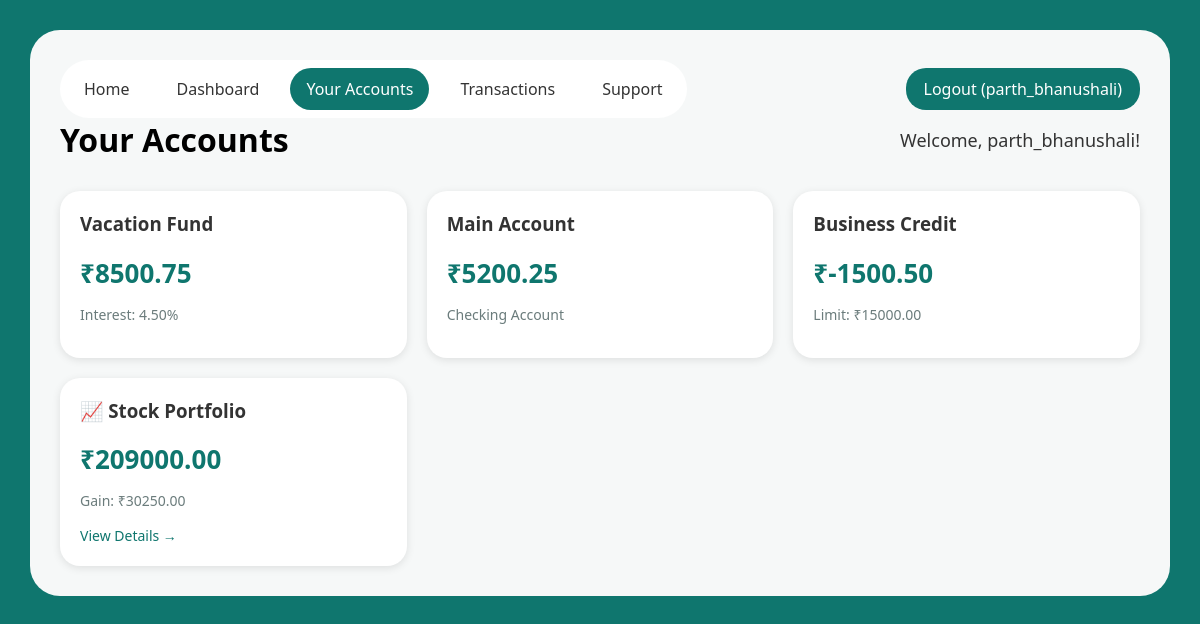
/accounts.html (signed in), run on the app's committed database.
### api/models.py (models this page shows, shortened)
class Account(models.Model):
    ACCOUNT_TYPES = [
        ('savings', 'Savings Account'),
        ('checking', 'Checking Account'),
        ('credit', 'Credit Account'),
    ]
    user = models.ForeignKey(User, on_delete=models.CASCADE, related_name='accounts')
    account_type = models.CharField(max_length=20, choices=ACCOUNT_TYPES)
    account_name = models.CharField(max_length=100)
    balance = models.DecimalField(max_digits=12, decimal_places=2)
    interest_rate = models.DecimalField(max_digits=5, decimal_places=2, null=True, blank=True)
    credit_limit = models.DecimalField(max_digits=12, decimal_places=2, null=True, blank=True)

class StockPortfolio(models.Model):
    user = models.OneToOneField(User, on_delete=models.CASCADE, related_name='stock_portfolio')
    total_investment = models.DecimalField(max_digits=12, decimal_places=2, default=0)
    current_value = models.DecimalField(max_digits=12, decimal_places=2, default=0)
    created_at = models.DateTimeField(auto_now_add=True)
    updated_at = models.DateTimeField(auto_now=True)
    @property
    def total_gain_loss(self):
        return self.current_value - self.total_investment

### api/views.py (the view)
# urls.py: path('accounts.html', api_views.accounts_page, name='accounts_html'),
def accounts_page(request):
    user = get_current_user(request)
    if not user:
        return redirect('index')
    accounts = Account.objects.filter(user=user)
    context = {
        'user': user,
        'accounts': accounts,
    }
    return render(request, 'api/accounts.html', context)

### api/views.py (called while the page is built)
def get_current_user(request):
    if request.user.is_authenticated:
        return request.user
    return User.objects.first()

### api/templates/api/accounts.html (shortened to what this page needs)
{% load static %}
<!DOCTYPE html>
<html lang="en">
<head>
<link rel="stylesheet" href="{% static 'css/styles.css' %}">
</head>
<body>
<div class="dashboard">
  <div class="navbar">
    <div class="nav-left">
      <a href="{% url 'index' %}">Home</a>
      <a href="{% url 'dashboard' %}">Dashboard</a>
      <a href="{% url 'accounts_page' %}" class="active">Your Accounts</a>
      <a href="{% url 'transactions_page' %}">Transactions</a>
      <a href="{% url 'support1' %}">Support</a>
    </div>
    <div class="nav-right">
      {% if user %}
        <a href="{% url 'logout_view' %}">Logout ({{ user.username }})</a>
      {% else %}
        <a href="{% url 'auth_page' %}">Login</a>
      {% endif %}
    </div>
  </div>
  <div class="user-info">
    <h1 style="margin: 0;">Your Accounts</h1>
    {% if user %}
      <span class="user-greeting">Welcome, {{ user.first_name|default:user.username }}!</span>
    {% endif %}
  </div>
  <div class="grid">
    {% for account in accounts %}
      <div class="card">
        <h3>{{ account.account_name }}</h3>
        <p class="balance">₹{{ account.balance|floatformat:2 }}</p>
        {% if account.interest_rate %}
          <p class="muted">Interest: {{ account.interest_rate }}%</p>
        {% elif account.credit_limit %}
          <p class="muted">Limit: ₹{{ account.credit_limit|floatformat:2 }}</p>
        {% else %}
          <p class="muted">{{ account.get_account_type_display }}</p>
        {% endif %}
      </div>
    {% empty %}
      <p>No accounts found.</p>
    {% endfor %}
    {% if user.stock_portfolio %}
      <div class="card">
        <h3>📈 Stock Portfolio</h3>
        <p class="balance">₹{{ user.stock_portfolio.current_value|floatformat:2 }}</p>
        <p class="muted">
          {% if user.stock_portfolio.total_gain_loss >= 0 %}
            Gain: ₹{{ user.stock_portfolio.total_gain_loss|floatformat:2 }}
          {% else %}
            Loss: ₹{{ user.stock_portfolio.total_gain_loss|floatformat:2 }}
          {% endif %}
        </p>
        <a href="{% url 'stock_market' %}" style="color: #0f766e; text-decoration: none; font-size: 14px; font-weight: 500;">View Details →</a>
      </div>
    {% endif %}
  </div>
</div>
</body>
</html>

### static/css/styles.css (style rules this page uses)
* { box-sizing: border-box; font-family: "Segoe UI", sans-serif; }
body { margin: 0; background: #0f766e; padding: 30px; }
.dashboard { background: #f6f8f8; border-radius: 30px; padding: 30px; }
.navbar { display: flex; justify-content: space-between; align-items: center; }
.nav-left { display: flex; gap: 15px; background: white; padding: 8px; border-radius: 40px; }
.nav-left .active { background: #0f766e; color: white; }
.grid { display: grid; grid-template-columns: 1.2fr 1.5fr 1fr; gap: 20px; margin-top: 25px; }
.card { background: white; border-radius: 20px; padding: 20px; }
.muted { color: #6b7c7c; font-size: 14px; }

### api/templates/api/accounts.html (style rules this page uses)
* { box-sizing: border-box; font-family: "Segoe UI", sans-serif; }
body { margin: 0; background: #0f766e; padding: 30px; }
.dashboard { background: #f6f8f8; border-radius: 30px; padding: 30px; }
.navbar { display: flex; justify-content: space-between; align-items: center; }
.nav-left { display: flex; gap: 15px; background: white; padding: 8px; border-radius: 40px; }
.nav-left a { text-decoration: none; color: #333; padding: 10px 16px; border-radius: 30px; cursor: pointer; transition: all 0.3s ease; display: inline-block; font-weight: 500; }
.nav-left a.active { background: #0f766e; color: white; }
.nav-right a { background: #0f766e; color: white; padding: 10px 18px; border-radius: 20px; font-weight: 500; cursor: pointer; text-decoration: none; display: inline-block; }
.grid { display: grid; grid-template-columns: repeat(3,1fr); gap: 20px; margin-top: 30px; }
.card { background: white; border-radius: 20px; padding: 20px; box-shadow: 0 2px 8px rgba(0,0,0,0.1); }
.card h3 { margin-top: 0; color: #333; }
.balance { font-size: 26px; color: #0f766e; font-weight: bold; margin: 10px 0; }
.muted { color: #6b7c7c; font-size: 14px; }
.user-info { display: flex; justify-content: space-between; align-items: center; margin-bottom: 20px; }
.user-greeting { font-size: 18px; color: #333; }

### data on the page
Account: account_name "Vacation Fund", balance "8500.75", interest_rate "4.50"
Account: account_name "Main Account", balance "5200.25", account_type "Checking Account"
Account: account_name "Business Credit", balance "-1500.50", credit_limit "15000.00"

### other printed values
{{ user.username }} "parth_bhanushali"
{{ user.first_name|default:user.username }} "parth_bhanushali"
{{ user.stock_portfolio.current_value|floatformat:2 }} "209000.00"
{{ user.stock_portfolio.total_gain_loss|floatformat:2 }} "30250.00"
